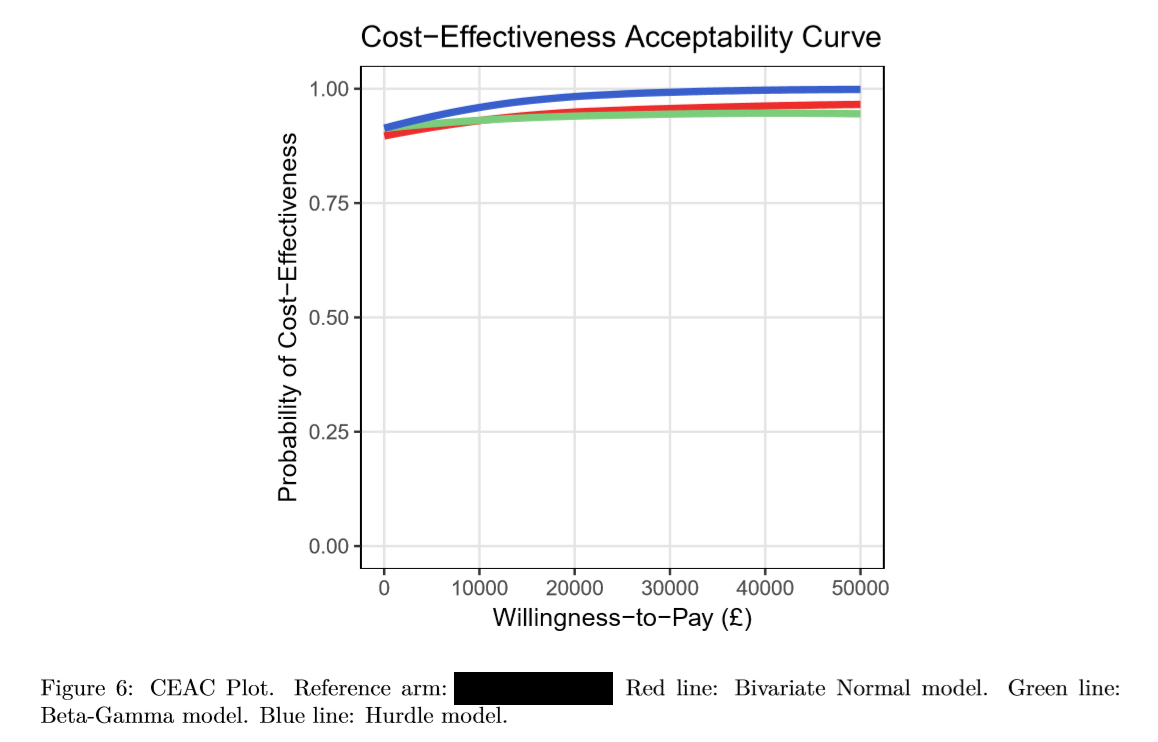

Write the R code that produced this figure.
```{r ceacplane, fig.height=3.8, fig.width=3.8, fig.pos = 'p', fig.align='center', fig.cap="\\label{ceacplot}CEAC Plot. Reference arm: ********. Red line: Bivariate Normal model. Green line: Beta-Gamma model. Blue line: Hurdle model.", message=FALSE, warning=FALSE, echo=FALSE}
wtp <- seq(0,50000,500)
  p.h <- rep(NA, 101); p.b <- rep(NA, 101); p.n <- rep(NA, 101)
  for(k in 1:length(wtp)){
    p.h[k] <- sum(mh$BUGSoutput$sims.list$delta.c < (wtp[k] * mh$BUGSoutput$sims.list$delta.q)) / length(mh$BUGSoutput$sims.list$delta.q)
    p.b[k] <- sum(mb$BUGSoutput$sims.list$delta.c < (wtp[k] * mb$BUGSoutput$sims.list$delta.q)) / length(mb$BUGSoutput$sims.list$delta.q)
    p.n[k] <- sum(mn$BUGSoutput$sims.list$delta.c < (wtp[k] * mn$BUGSoutput$sims.list$delta.q)) / length(mn$BUGSoutput$sims.list$delta.q)
  }
  ceac.data <- data.frame(k=wtp, h = p.h, b = p.b, n = p.n)
  ggplot2::ggplot(data=ceac.data) +
    ggplot2::theme(panel.background = ggplot2::element_blank(),
                   panel.grid.major.x = ggplot2::element_line(color="grey90"),
                   panel.grid.minor.x = ggplot2::element_blank(),
                   panel.grid.major.y = ggplot2::element_line(color="grey90"),
                   panel.grid.minor.y = ggplot2::element_blank(),
                   panel.border = ggplot2::element_rect(color="black", fill=NA)) +
    ggplot2::geom_smooth(mapping=ggplot2::aes(x=k,y=n), color="firebrick2", size=1.5) +
    ggplot2::geom_smooth(mapping=ggplot2::aes(x=k,y=b), color="palegreen3", size=1.5) +
    ggplot2::geom_smooth(mapping=ggplot2::aes(x=k,y=h), color="royalblue3", size=1.5) +
    #ggplot2::scale_x_continuous(limits=c(0,50000), expand = ggplot2::expand_scale(add=1000)) +
    #ggplot2::scale_y_continuous(limits=c(0,1), expand = ggplot2::expand_scale(add=0.02)) +
    ggplot2::lims(x=c(0,50000), y=c(0,1)) +
    ggplot2::labs(x="Willingness-to-Pay (£)", y="Probability of Cost-Effectiveness", title="Cost-Effectiveness Acceptability Curve")
  
```
